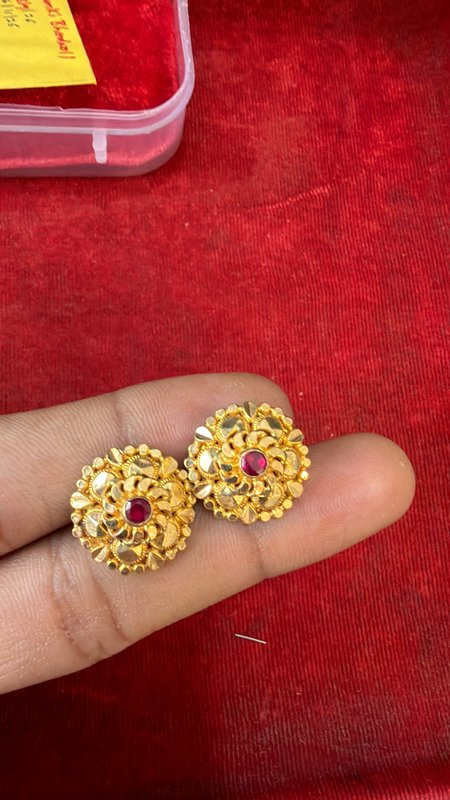
#> input picture scripts/thumbs/01_Earrings_Set_1_0423__IMG_0423.JPG.jpeg.jpg, 450 x 800 px, found by its file name; its folder holds 4 pictures in this run
$ python inspect_jewellery_types.py
#> lines starting #> are read from the running program, lines starting #| are printed output that depends on the picture; long printed decimals are rounded
import os
import cv2
import numpy as np

thumb_dir = os.path.join('scripts', 'thumbs')

# Let's inspect the color palettes of the jewelry objects in each image
def get_dominant_colors(crop, k=4):
    pixels = crop.reshape(-1, 3).astype(np.float32)
    # Filter out pure black or extreme background
    criteria = (cv2.TERM_CRITERIA_EPS + cv2.TERM_CRITERIA_MAX_ITER, 10, 1.0)
    flags = cv2.KMEANS_RANDOM_CENTERS
    try:
        compactness, labels, centers = cv2.kmeans(pixels, k, None, criteria, 10, flags)
        counts = np.bincount(labels.flatten())
        sorted_indices = np.argsort(counts)[::-1]
        res = []
        for idx in sorted_indices:
            b, g, r = centers[idx]
            pct = counts[idx] / len(pixels) * 100
            res.append((round(r, 1), round(g, 1), round(b, 1), round(pct, 1)))
        return res
    except:
        return []

# Inspect each category
for f in sorted(os.listdir(thumb_dir)):
    if not f.endswith('.jpg'):
        continue
    img = cv2.imread(os.path.join(thumb_dir, f))
#> img is the input picture: shape (800, 450, 3); mean B, G, R 50, 54.9, 163.8
    # Salient center
    h, w = img.shape[:2]
#> h = 800; w = 450
    c_img = img[int(h*0.2):int(h*0.8), int(w*0.2):int(w*0.8)]
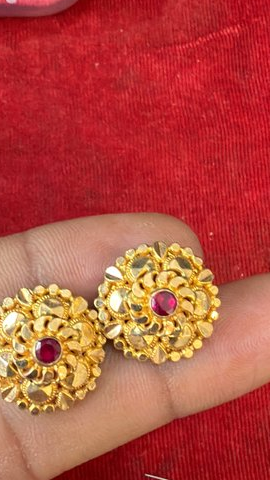
#> c_img: shape (480, 270, 3); mean B, G, R 63.1, 76.3, 182.4
    colors = get_dominant_colors(c_img, k=3)
#> in get_dominant_colors, `compactness, labels, centers = cv2.kmeans(pixels, k, None, criteria, 1..`: compactness = 164375728; centers = [[131.2, 202.4, 237.9], [98.62, 134.9, 191.1], [35.92, 29.7, 170.5]]
#> in get_dominant_colors, `counts = np.bincount(labels.flatten())`: counts = [10564, 40032, 79004]
#> in get_dominant_colors, `sorted_indices = np.argsort(counts)[::-1]`: sorted_indices = [2, 1, 0]
#> the loop in get_dominant_colors, `for idx in sorted_indices:` made 3 passes
#> (idx, b, g, r, pct) on passes 1, 3: (2, 35.92, 29.7, 170.5, 60.96), (0, 131.2, 202.4, 237.9, 8.15)
#> (b, g, r, pct) on pass 2: (98.62, 134.9, 191.1, 30.89)
#> after the loop in get_dominant_colors, `for idx in sorted_indices:`: res = [(170.5, 29.7, 35.9, 61), (191.1, 134.9, 98.6, 30.9), (237.9, 202.4, 131.2, 8.2)]
#> colors has the same summary as res in get_dominant_colors
    folder = f.split('__')[0]
    fname = f.split('__')[1].replace('.jpg', '')
    col_str = " | ".join([f"RGB({c[0]},{c[1]},{c[2]}): {c[3]}%" for c in colors])
    print(f"{fname:22} [{folder[:20]:20}] -> {col_str}")
#| IMG_0423.JPG.jpeg      [01_Earrings_Set_1_04] -> RGB(170.5,29.700,35.900): 61.0% | RGB(191.100,134.900,98.600): 30.9% | RGB(237.900,202.400,131.200): 8.2%
#> pass 2 of the loop `for f in sorted(os.listdir(thumb_dir)):`:
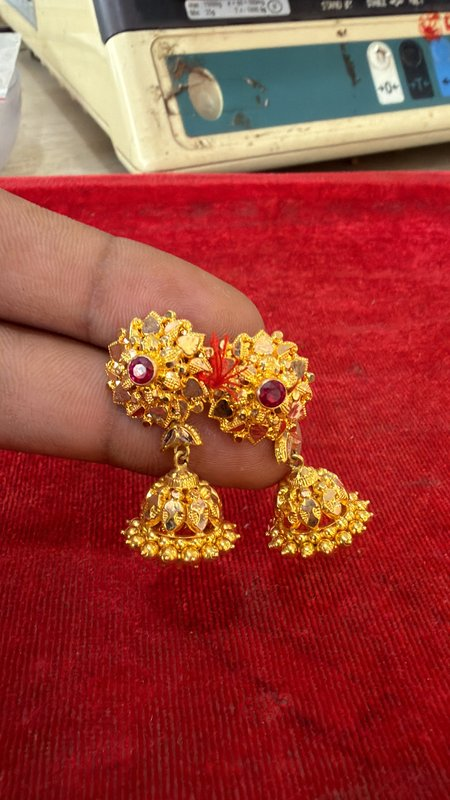
#> input picture scripts/thumbs/01_Earrings_Set_1_0423__IMG_0428.JPG.jpeg.jpg, 450 x 800 px, found by its file name
#> img is the input picture: shape (800, 450, 3); mean B, G, R 57.1, 67.3, 156
#> `c_img = img[int(h*0.2):int(h*0.8), int(w*0.2):int(w*0.8)]`:
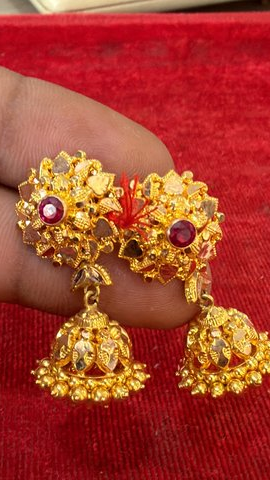
#> c_img: shape (480, 270, 3); mean B, G, R 44.6, 63.5, 166.8
#> the loop in get_dominant_colors (call 2), `for idx in sorted_indices:` made 3 passes
#> (b, g, r, pct) on passes 1 to 3: (36.28, 41.44, 175.4, 43.08), (12.94, 17.27, 119.6, 30.81), (95.52, 154.3, 208.5, 26.11)
#> colors = [(175.4, 41.4, 36.3, 43.1), (119.6, 17.3, 12.9, 30.8), (208.5, 154.3, 95.5, 26.1)]
#| IMG_0428.JPG.jpeg      [01_Earrings_Set_1_04] -> RGB(175.400,41.400,36.300): 43.1% | RGB(119.600,17.300,12.900): 30.8% | RGB(208.5,154.300,95.5): 26.1%
#> pass 3 of the loop `for f in sorted(os.listdir(thumb_dir)):`:
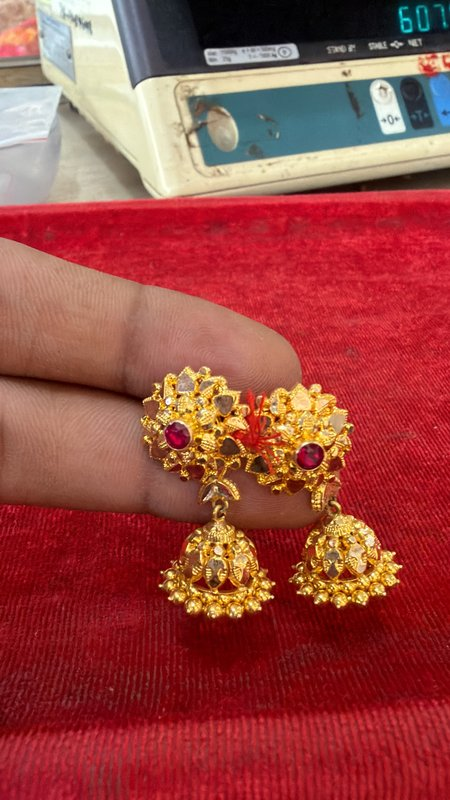
#> input picture scripts/thumbs/01_Earrings_Set_1_0423__IMG_0429.JPG.jpeg.jpg, 450 x 800 px, found by its file name
#> img is the input picture: shape (800, 450, 3); mean B, G, R 67.3, 73.5, 155.4
#> `c_img = img[int(h*0.2):int(h*0.8), int(w*0.2):int(w*0.8)]`:
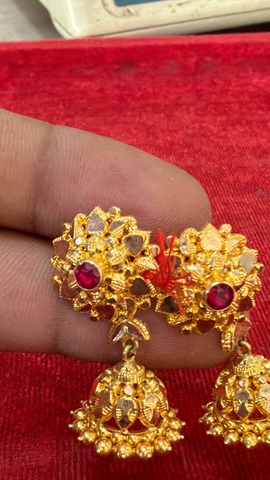
#> c_img: shape (480, 270, 3); mean B, G, R 60.7, 78.1, 169.5
#> colors = [(179.7, 53.6, 49.5, 42.9), (204.7, 160.4, 115.2, 30.5), (112.7, 23.2, 16.2, 26.6)]
#| IMG_0429.JPG.jpeg      [01_Earrings_Set_1_04] -> RGB(179.700,53.600,49.5): 42.9% | RGB(204.700,160.400,115.200): 30.5% | RGB(112.700,23.200,16.200): 26.6%
#> the loop made 4 passes; the first 3 are shown
